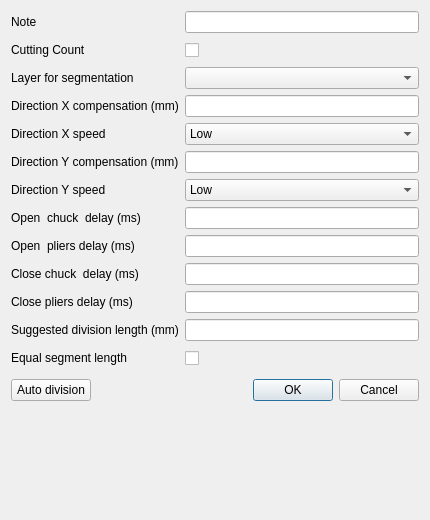
<?xml version="1.0" encoding="UTF-8"?>
<ui version="4.0">
 <class>Dialog_ProcessSetting_OverCutting</class>
 <widget class="QDialog" name="Dialog_ProcessSetting_OverCutting">
  <property name="geometry">
   <rect>
    <x>0</x>
    <y>0</y>
    <width>430</width>
    <height>520</height>
   </rect>
  </property>
  <property name="windowTitle">
   <string>OverCutting Process Setting</string>
  </property>
  <layout class="QFormLayout" name="formLayout">
   <item row="2" column="0">
    <widget class="QLabel" name="label_OverCutting_Layer">
     <property name="text">
      <string>Layer for segmentation</string>
     </property>
    </widget>
   </item>
   <item row="2" column="1">
    <widget class="QComboBox" name="comboBox_OverCutting_Layer"/>
   </item>
   <item row="3" column="0">
    <widget class="QLabel" name="label_OverCutting_XCompensation">
     <property name="text">
      <string>Direction X compensation (mm)</string>
     </property>
    </widget>
   </item>
   <item row="3" column="1">
    <widget class="QLineEdit" name="lineEdit_OverCutting_XCompensation"/>
   </item>
   <item row="4" column="0">
    <widget class="QLabel" name="label_OverCutting_XSpeed">
     <property name="text">
      <string>Direction X speed</string>
     </property>
    </widget>
   </item>
   <item row="4" column="1">
    <widget class="QComboBox" name="comboBox_OverCutting_XSpeed">
     <item>
      <property name="text">
       <string>Low</string>
      </property>
     </item>
     <item>
      <property name="text">
       <string>Medium</string>
      </property>
     </item>
     <item>
      <property name="text">
       <string>High</string>
      </property>
     </item>
    </widget>
   </item>
   <item row="5" column="0">
    <widget class="QLabel" name="label_OverCutting_YCompensation">
     <property name="text">
      <string>Direction Y compensation (mm)</string>
     </property>
    </widget>
   </item>
   <item row="5" column="1">
    <widget class="QLineEdit" name="lineEdit_OverCutting_YCompensation"/>
   </item>
   <item row="6" column="0">
    <widget class="QLabel" name="label_OverCutting_YSpeed">
     <property name="text">
      <string>Direction Y speed</string>
     </property>
    </widget>
   </item>
   <item row="6" column="1">
    <widget class="QComboBox" name="comboBox_OverCutting_YSpeed">
     <item>
      <property name="text">
       <string>Low</string>
      </property>
     </item>
     <item>
      <property name="text">
       <string>Medium</string>
      </property>
     </item>
     <item>
      <property name="text">
       <string>High</string>
      </property>
     </item>
    </widget>
   </item>
   <item row="7" column="0">
    <widget class="QLabel" name="label_OverCutting_OpenChuckDelay">
     <property name="text">
      <string>Open  chuck  delay (ms)</string>
     </property>
    </widget>
   </item>
   <item row="7" column="1">
    <widget class="QLineEdit" name="lineEdit_OverCutting_OpenChuckDelay"/>
   </item>
   <item row="8" column="0">
    <widget class="QLabel" name="label_OverCutting_OpenPliersDelay">
     <property name="text">
      <string>Open  pliers delay (ms)</string>
     </property>
    </widget>
   </item>
   <item row="8" column="1">
    <widget class="QLineEdit" name="lineEdit_OverCutting_OpenPliersDelay"/>
   </item>
   <item row="9" column="0">
    <widget class="QLabel" name="label_OverCutting_CloseChuckDelay">
     <property name="text">
      <string>Close chuck  delay (ms)</string>
     </property>
    </widget>
   </item>
   <item row="9" column="1">
    <widget class="QLineEdit" name="lineEdit_OverCutting_CloseChuckDelay"/>
   </item>
   <item row="10" column="0">
    <widget class="QLabel" name="label_OverCutting_ClosePliersDelay">
     <property name="text">
      <string>Close pliers delay (ms)</string>
     </property>
    </widget>
   </item>
   <item row="10" column="1">
    <widget class="QLineEdit" name="lineEdit_OverCutting_ClosePliersDelay"/>
   </item>
   <item row="11" column="0">
    <widget class="QLabel" name="label_OverCutting_SuggestedLen">
     <property name="text">
      <string>Suggested division length (mm)</string>
     </property>
    </widget>
   </item>
   <item row="11" column="1">
    <widget class="QLineEdit" name="lineEdit_OverCutting_SuggestedLen"/>
   </item>
   <item row="12" column="0">
    <widget class="QLabel" name="label_OverCutting_EqualLength">
     <property name="text">
      <string>Equal segment length</string>
     </property>
    </widget>
   </item>
   <item row="12" column="1">
    <widget class="QCheckBox" name="checkBox_OverCutting_EqualLength">
     <property name="minimumSize">
      <size>
       <width>0</width>
       <height>22</height>
      </size>
     </property>
     <property name="text">
      <string/>
     </property>
    </widget>
   </item>
   <item row="13" column="0" colspan="2">
    <layout class="QHBoxLayout" name="Buttons_OverCutting">
     <property name="spacing">
      <number>6</number>
     </property>
     <property name="leftMargin">
      <number>0</number>
     </property>
     <property name="topMargin">
      <number>0</number>
     </property>
     <property name="rightMargin">
      <number>0</number>
     </property>
     <property name="bottomMargin">
      <number>0</number>
     </property>
     <item>
      <widget class="QPushButton" name="Button_OverCutting_AutoDivision">
       <property name="focusPolicy">
        <enum>Qt::FocusPolicy::NoFocus</enum>
       </property>
       <property name="text">
        <string>Auto division</string>
       </property>
      </widget>
     </item>
     <item>
      <spacer>
       <property name="orientation">
        <enum>Qt::Orientation::Horizontal</enum>
       </property>
       <property name="sizeHint" stdset="0">
        <size>
         <width>131</width>
         <height>31</height>
        </size>
       </property>
      </spacer>
     </item>
     <item>
      <widget class="QPushButton" name="Button_OverCutting_OK">
       <property name="text">
        <string>OK</string>
       </property>
      </widget>
     </item>
     <item>
      <widget class="QPushButton" name="Button_OverCutting_Cancel">
       <property name="text">
        <string>Cancel</string>
       </property>
      </widget>
     </item>
    </layout>
   </item>
   <item row="0" column="0">
    <widget class="QLabel" name="label_OverCutting_Note">
     <property name="text">
      <string>Note</string>
     </property>
    </widget>
   </item>
   <item row="0" column="1">
    <widget class="QLineEdit" name="lineEdit_OverCutting_Note"/>
   </item>
   <item row="1" column="0">
    <widget class="QLabel" name="label_OverCutting_Count">
     <property name="text">
      <string>Cutting Count</string>
     </property>
    </widget>
   </item>
   <item row="1" column="1">
    <widget class="QCheckBox" name="checkBox_OverCutting_Count">
     <property name="minimumSize">
      <size>
       <width>0</width>
       <height>22</height>
      </size>
     </property>
     <property name="text">
      <string/>
     </property>
    </widget>
   </item>
  </layout>
 </widget>
 <resources/>
 <connections/>
</ui>
